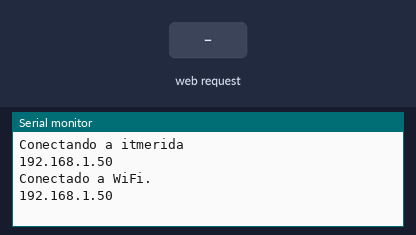
A sketch run on a simulated Arduino MKR. On the bench: the last lines printed to the serial monitor. The inputs (shaded band) are chosen by the test bench. WiFi joins after 1.5 s; servers stay silent unless stated.

Above: at 12.7 s.
12.8 s: HTTP request GET /comando/encender received
At 14.0 s:
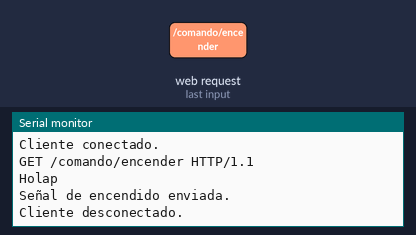
14.3 s: HTTP request GET /comando/apagar received
At 15.3 s:
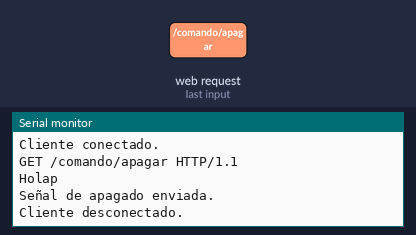

The sketch:

EmisorIR.ino
```cpp
#include <IRremote.h>
#include <WiFiNINA.h>

#define BUTTON_PIN 2  // Pin donde está el botón
// #define IR_LED_PIN 3  // Pin donde está el emisor IR

// Configuración de la red WiFi
char ssid[] = "itmerida";      // Cambia por tu SSID
char pass[] = "";  // Cambia por tu contraseña

int DELAY_BETWEEN_REPEAT = 50;  // Retardo entre envíos
bool sendFirstCode = true;      // Alternar entre dos códigos
bool lastButtonState = HIGH;    // Estado anterior del botón

// Código IR para enviar
// unsigned long code1 = 0x1FE48B7;  // Ejemplo de código IR 1 (NEC)
const uint16_t  on[] = {6050, 7450, 550, 1650, 550, 1650, 500, 1700, 500, 1700, 500, 1700, 500, 1700, 500, 1700, 500, 1700, 500, 600, 500, 600, 500, 600, 500, 600, 500, 600, 500, 600, 500, 550, 550, 550, 550, 1650, 550, 1650, 550, 1650, 550, 1650, 550, 1650, 550, 1650, 550, 1650, 500, 1700, 500, 600, 500, 600, 500, 600, 500, 600, 500, 600, 500, 600, 500, 600, 500, 600, 500, 1700, 500, 1700, 500, 1700, 500, 1700, 500, 1700, 500, 1650, 550, 1650, 550, 1650, 550, 550, 550, 550, 550, 600, 500, 550, 550, 550, 550, 550, 550, 550, 550, 600, 500, 1650, 550, 550, 550, 1650, 550, 550, 500, 1700, 500, 1700, 500, 1700, 500, 1700, 500, 600, 500, 1700, 500, 600, 500, 1700, 500, 600, 500, 600, 500, 600, 500, 600, 500, 600, 500, 1700, 500, 1700, 500, 600, 500, 1650, 550, 600, 500, 1650, 550, 1650, 550, 1650, 550, 550, 550, 600, 500, 1650, 550, 550, 550, 1650, 550, 550, 550, 600, 500, 600, 500, 1650, 550, 550, 550, 1650, 500, 650, 450, 1700, 500, 600, 500, 600, 500, 1700, 500, 600, 500, 1700, 500, 600, 500, 1700, 500, 600, 500, 1700, 500, 1700, 500, 7400, 500};
// unsigned long code2 = 0x1FE58A7;  // Ejemplo de código IR 2 (NEC)
const uint16_t off[] = {6100, 7350, 600, 1600, 600, 1600, 600, 1600, 600, 1600, 600, 1600, 600, 1600, 600, 1600, 600, 1600, 550, 550, 550, 550, 550, 550, 550, 550, 550, 550, 550, 550, 550, 550, 550, 550, 550, 1600, 600, 1600, 600, 1600, 600, 1600, 600, 1600, 600, 1600, 600, 1600, 600, 1600, 600, 500, 600, 500, 600, 500, 600, 500, 600, 500, 550, 550, 550, 550, 550, 550, 550, 1650, 550, 1650, 550, 1600, 600, 1600, 600, 1600, 600, 1600, 600, 1600, 600, 1600, 600, 500, 600, 500, 600, 500, 600, 500, 600, 500, 600, 500, 600, 500, 600, 500, 600, 1600, 600, 1600, 600, 1600, 600, 500, 600, 1600, 600, 1600, 550, 1650, 550, 1650, 550, 550, 550, 550, 550, 550, 550, 1600, 600, 500, 600, 500, 600, 500, 600, 500, 600, 500, 600, 1600, 600, 1600, 600, 550, 550, 1600, 600, 500, 600, 1600, 600, 1600, 600, 1600, 600, 500, 600, 500, 600, 1600, 600, 500, 600, 1600, 600, 500, 600, 500, 600, 500, 600, 1600, 600, 500, 550, 1650, 600, 500, 600, 1600, 550, 550, 550, 550, 550, 1600, 600, 500, 600, 1600, 600, 500, 600, 1600, 600, 500, 600, 1600, 600, 1600, 600, 7300, 600 };
const uint16_t IR_LED_PIN = 3;
IRsend irsend(IR_LED_PIN);
WiFiServer server(80);

void setup() {
  Serial.begin(115200);


  // Conectar a la red WiFi
  while (WiFi.status() != WL_CONNECTED) {
    Serial.print("Conectando a ");
    Serial.println(ssid);
    WiFi.begin(ssid, pass);
    Serial.println(WiFi.localIP());
    delay(10000);
  }

  Serial.println("Conectado a WiFi.");
  server.begin();
  Serial.println(WiFi.localIP());
}
void enviarSenalEncendido() {
  irsend.sendRaw(on, sizeof(on) , 38);  // Enviar señal de encendido
  Serial.println("Señal de encendido enviada.");
}

void enviarSenalApagado() {
  irsend.sendRaw(off, sizeof(off) , 38);  // Enviar señal de apagado
  Serial.println("Señal de apagado enviada.");
}

void loop() {
  WiFiClient client = server.available();

  if (client) {
    Serial.println("Cliente conectado.");
    String req = client.readStringUntil('\r');
    Serial.println(req);
    Serial.println("Holap");
    client.flush();

    // Procesar el comando recibido
    if (req.indexOf("/comando/encender") != -1) {
      enviarSenalEncendido();
    }
    if (req.indexOf("/comando/apagar") != -1) {
      enviarSenalApagado();
    }

    // Responder al cliente
    client.println("HTTP/1.1 200 OK");
    client.println("Content-type:text/html");
    client.println();
    client.println("{ \"status\": \"ok\" }");
    client.println();
    client.stop();
    Serial.println("Cliente desconectado.");
  }
}
```

Measured:
- after the input at 12.8 s, the serial monitor: prints a new line at once (image 1)
- after the input at 14.3 s, the serial monitor: prints a new line at once (image 2)
